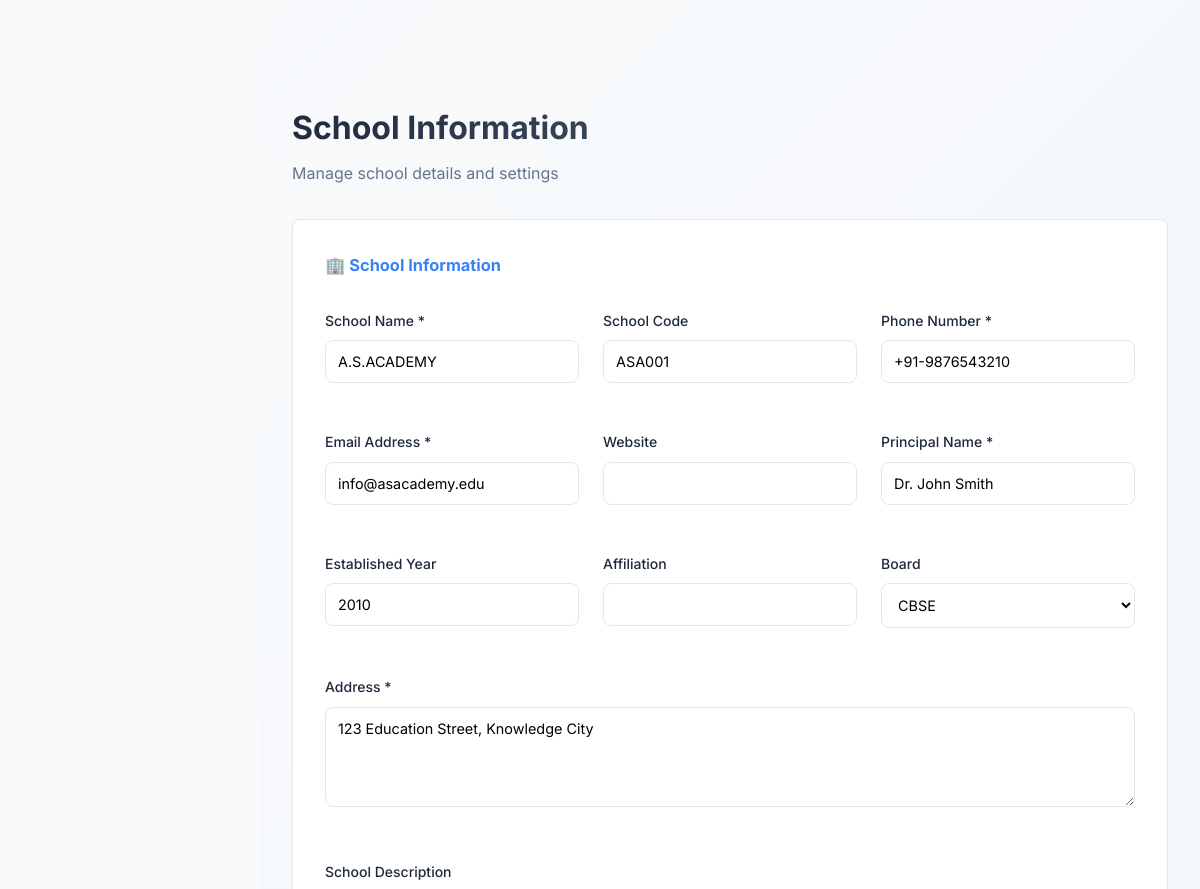
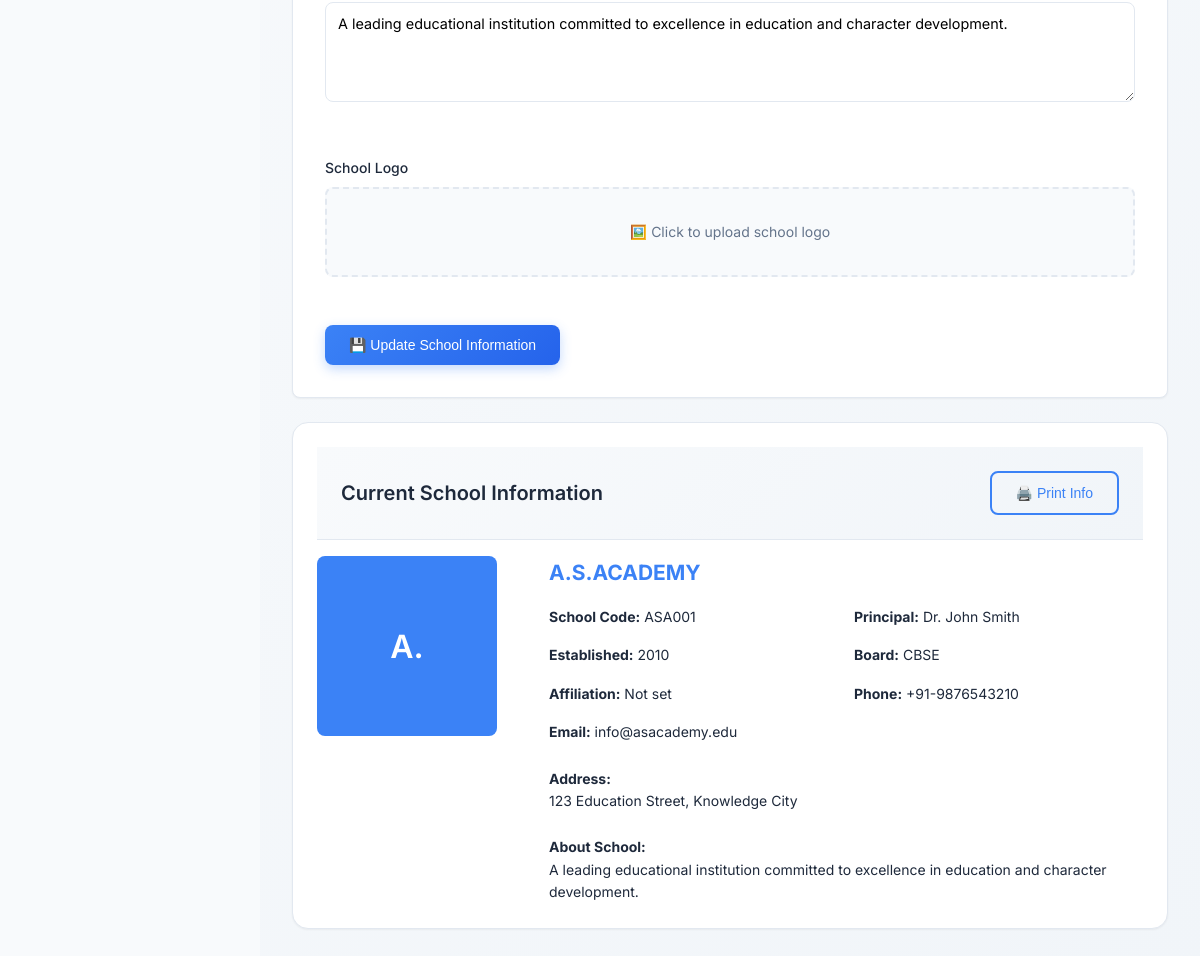
The app's page /school_management_system/admin/school_info.php (signed in) with its own data (2 pictures, top to bottom).
### tables this page shows
CREATE TABLE school_info (
    id INT PRIMARY KEY AUTO_INCREMENT,
    school_name VARCHAR(200) NOT NULL,
    school_code VARCHAR(50),
    address TEXT,
    phone VARCHAR(20),
    email VARCHAR(100),
    website VARCHAR(100),
    principal_name VARCHAR(100),
    logo VARCHAR(255),
    established_year YEAR,
    affiliation VARCHAR(100),
    board VARCHAR(100),
    description TEXT,
    created_at TIMESTAMP DEFAULT CURRENT_TIMESTAMP,
    updated_at TIMESTAMP DEFAULT CURRENT_TIMESTAMP ON UPDATE CURRENT_TIMESTAMP
);

### school_management_system/admin/school_info.php (the view, shortened to what this page needs)
<?php
require_once '../config/database.php';
$stmt = $pdo->prepare("SELECT * FROM school_info WHERE id = 1");
$stmt->execute();
$school = $stmt->fetch();
?>
<!DOCTYPE html>
<html lang="en">
<head>
    <link rel="stylesheet" href="../assets/css/style.css">
    <link rel="stylesheet" href="../assets/css/modern-ui.css">
    <link rel="stylesheet" href="https://cdn.jsdelivr.net/npm/bootstrap-icons@1.10.0/font/bootstrap-icons.css">
</head>
<body>
    <div class="wrapper">
        <div class="main-content">
            <div class="content-wrapper fade-in">
                <div class="page-header">
                    <h1 class="page-title">School Information</h1>
                    <p class="page-subtitle">Manage school details and settings</p>
                </div>
                <div class="form-container">
                    <form method="POST" enctype="multipart/form-data">
                        <h3 style="margin-bottom: 2rem; color: var(--primary-color);">🏢 School Information</h3>
                        <div class="form-grid">
                            <div class="form-group">
                                <label class="form-label">School Name *</label>
                                <input type="text" name="school_name" class="form-input" required
                                       value="<?php echo htmlspecialchars($school['school_name'] ?? ''); ?>">
                            </div>
                            <div class="form-group">
                                <label class="form-label">School Code</label>
                                <input type="text" name="school_code" class="form-input"
                                       value="<?php echo htmlspecialchars($school['school_code'] ?? ''); ?>">
                            </div>
                            <div class="form-group">
                                <label class="form-label">Phone Number *</label>
                                <input type="tel" name="phone" class="form-input" required
                                       value="<?php echo htmlspecialchars($school['phone'] ?? ''); ?>">
                            </div>
                            <div class="form-group">
                                <label class="form-label">Email Address *</label>
                                <input type="email" name="email" class="form-input" required
                                       value="<?php echo htmlspecialchars($school['email'] ?? ''); ?>">
                            </div>
                            <div class="form-group">
                                <label class="form-label">Website</label>
                                <input type="url" name="website" class="form-input"
                                       value="<?php echo htmlspecialchars($school['website'] ?? ''); ?>">
                            </div>
                            <div class="form-group">
                                <label class="form-label">Principal Name *</label>
                                <input type="text" name="principal_name" class="form-input" required
                                       value="<?php echo htmlspecialchars($school['principal_name'] ?? ''); ?>">
                            </div>
                            <div class="form-group">
                                <label class="form-label">Established Year</label>
                                <input type="number" name="established_year" class="form-input" min="1900" max="<?php echo date('Y'); ?>"
                                       value="<?php echo htmlspecialchars($school['established_year'] ?? ''); ?>">
                            </div>
                            <div class="form-group">
                                <label class="form-label">Affiliation</label>
                                <input type="text" name="affiliation" class="form-input"
                                       value="<?php echo htmlspecialchars($school['affiliation'] ?? ''); ?>">
                            </div>
                            <div class="form-group">
                                <label class="form-label">Board</label>
                                <select name="board" class="form-select">
                                    <option value="CBSE" <?php echo (isset($school) && $school['board'] == 'CBSE') ? 'selected' : ''; ?>>CBSE</option>
                                </select>
                            </div>
                            <div class="form-group" style="grid-column: 1 / -1;">
                                <label class="form-label">Address *</label>
                                <textarea name="address" class="form-textarea" required><?php echo htmlspecialchars($school['address'] ?? ''); ?></textarea>
                            </div>
                            <div class="form-group" style="grid-column: 1 / -1;">
                                <label class="form-label">School Description</label>
                                <textarea name="description" class="form-textarea" rows="4"><?php echo htmlspecialchars($school['description'] ?? ''); ?></textarea>
                            </div>
                            <div class="form-group" style="grid-column: 1 / -1;">
                                <label class="form-label">School Logo</label>
                                <div class="file-upload">
                                    <label class="file-upload-label">
                                        🖼️ Click to upload school logo
                                    </label>
                                </div>
                            </div>
                        </div>
                        <div class="mt-3">
                            <button type="submit" name="update_school_info" class="btn btn-primary">💾 Update School Information</button>
                        </div>
                    </form>
                </div>
                <div class="card mt-3">
                    <div class="card-header">
                        <h3 class="card-title">Current School Information</h3>
                        <button class="btn btn-outline" onclick="printSection('schoolPreview')">🖨️ Print Info</button>
                    </div>
                    <div id="schoolPreview">
                        <?php if ($school): ?>
                            <div style="display: grid; grid-template-columns: 200px 1fr; gap: 2rem;">
                                <div class="text-center">
                                    <?php if ($school['logo']): ?>
                                        <img src="../uploads/<?php echo $school['logo']; ?>"
                                             alt="School Logo" style="max-width: 180px; border-radius: var(--border-radius);">
                                    <?php else: ?>
                                        <div style="width: 180px; height: 180px; background: var(--primary-color); border-radius: var(--border-radius); display: flex; align-items: center; justify-content: center; color: white; font-size: 2rem; font-weight: 600;">
                                            <?php echo strtoupper(substr($school['school_name'], 0, 2)); ?>
                                        </div>
                                    <?php endif; ?>
                                </div>
                                <div>
                                    <h2 style="color: var(--primary-color); margin-bottom: 1rem;"><?php echo htmlspecialchars($school['school_name']); ?></h2>
                                    <div style="display: grid; grid-template-columns: repeat(auto-fit, minmax(250px, 1fr)); gap: 1rem;">
                                        <div><strong>School Code:</strong> <?php echo htmlspecialchars($school['school_code'] ?: 'Not set'); ?></div>
                                        <div><strong>Principal:</strong> <?php echo htmlspecialchars($school['principal_name']); ?></div>
                                        <div><strong>Established:</strong> <?php echo htmlspecialchars($school['established_year'] ?: 'Not set'); ?></div>
                                        <div><strong>Board:</strong> <?php echo htmlspecialchars($school['board'] ?: 'Not set'); ?></div>
                                        <div><strong>Affiliation:</strong> <?php echo htmlspecialchars($school['affiliation'] ?: 'Not set'); ?></div>
                                        <div><strong>Phone:</strong> <?php echo htmlspecialchars($school['phone']); ?></div>
                                        <div><strong>Email:</strong> <?php echo htmlspecialchars($school['email']); ?></div>
                                    </div>
                                    <?php if ($school['address']): ?>
                                        <div style="margin-top: 1.5rem;">
                                            <strong>Address:</strong><br>
                                            <?php echo nl2br(htmlspecialchars($school['address'])); ?>
                                        </div>
                                    <?php endif; ?>
                                    <?php if ($school['description']): ?>
                                        <div style="margin-top: 1.5rem;">
                                            <strong>About School:</strong><br>
                                            <?php echo nl2br(htmlspecialchars($school['description'])); ?>
                                        </div>
                                    <?php endif; ?>
                                </div>
                            </div>
                        <?php else: ?>
                            <p class="text-center">No school information available. Please add school details.</p>
                        <?php endif; ?>
                    </div>
                </div>
            </div>
        </div>
    </div>
</body>
</html>

### school_management_system/assets/css/style.css (style rules this page uses)
:root { --primary-color: #3b82f6; --primary-dark: #1d4ed8; --secondary-color: #64748b; --success-color: #10b981; --warning-color: #f59e0b; --danger-color: #ef4444; --light-color: #f8fafc; --dark-color: #1e293b; --border-color: #e2e8f0; --text-primary: #1e293b; --text-secondary: #64748b; --sidebar-width: 280px; --header-height: 70px; --border-radius: 8px; --shadow-sm: 0 1px 2px 0 rgba(0, 0, 0, 0.05); --shadow-md: 0 4px 6px -1px rgba(0, 0, 0, 0.1), 0 2px 4px -1px rgba(0, 0, 0, 0.06); --shadow-lg: 0 10px 15px -3px rgba(0, 0, 0, 0.1), 0 4px 6px -2px rgba(0, 0, 0, 0.05); }
* { margin: 0; padding: 0; box-sizing: border-box; }
body { font-family: 'Inter', sans-serif; background-color: var(--light-color); color: var(--text-primary); line-height: 1.6; font-size: 14px; }
.wrapper { display: flex; width: 100%; align-items: stretch; }
.main-content { flex: 1; margin-left: 280px; padding-top: var(--header-height); min-height: 100vh; }
.content-wrapper { padding: 2rem; }
.page-header { margin-bottom: 2rem; }
.page-title { font-size: 2rem; font-weight: 600; color: var(--text-primary); margin-bottom: 0.5rem; }
.page-subtitle { color: var(--text-secondary); margin-bottom: 0; }
.page-title { font-size: 1.875rem; font-weight: 700; color: var(--text-primary); margin-bottom: 0.5rem; }
.page-subtitle { color: var(--text-secondary); font-size: 1rem; }
.form-container { background: white; border-radius: var(--border-radius); padding: 2rem; box-shadow: var(--shadow-sm); border: 1px solid var(--border-color); }
.form-grid { display: grid; grid-template-columns: repeat(auto-fit, minmax(300px, 1fr)); gap: 1.5rem; }
.form-group { margin-bottom: 1.5rem; }
.form-label { display: block; margin-bottom: 0.5rem; font-weight: 500; color: var(--text-primary); }
.form-input, .form-select, .form-textarea { width: 100%; padding: 0.75rem; border: 1px solid var(--border-color); border-radius: var(--border-radius); font-size: 0.9rem; transition: border-color 0.3s ease; font-family: inherit; }
.form-textarea { resize: vertical; min-height: 100px; }
.btn { display: inline-flex; align-items: center; gap: 0.5rem; padding: 0.75rem 1.5rem; border: none; border-radius: var(--border-radius); font-size: 0.9rem; font-weight: 500; text-decoration: none; cursor: pointer; transition: all 0.3s ease; text-align: center; }
.btn-primary { background: var(--primary-color); color: white; }
.btn-outline { background: transparent; border: 1px solid var(--border-color); color: var(--text-primary); }
.card { background: white; border-radius: var(--border-radius); padding: 1.5rem; box-shadow: var(--shadow-sm); border: 1px solid var(--border-color); margin-bottom: 1.5rem; }
.card-header { display: flex; justify-content: space-between; align-items: center; margin-bottom: 1rem; padding-bottom: 1rem; border-bottom: 1px solid var(--border-color); }
.card-title { font-size: 1.25rem; font-weight: 600; color: var(--text-primary); }
.mt-3 { margin-top: 1.5rem; }
.text-center { text-align: center; }
.fade-in { animation: slideIn 0.3s ease-out; }
.file-upload { position: relative; display: inline-block; width: 100%; }
.file-upload-label { display: flex; align-items: center; justify-content: center; padding: 2rem; border: 2px dashed var(--border-color); border-radius: var(--border-radius); background: var(--light-color); cursor: pointer; transition: all 0.3s ease; text-align: center; color: var(--text-secondary); }
.form-control, .form-select { width: 100%; padding: 0.75rem; border: 1px solid var(--border-color); border-radius: var(--border-radius); font-size: 0.9rem; transition: border-color 0.3s ease; font-family: inherit; background: white; }

### records on screen
school_info: school_name "A.S.ACADEMY", school_code "ASA001", phone "+91-9876543210", email "info@asacademy.edu", principal_name "Dr. John Smith", established_year "2010", board "CBSE", address "123 Education Street, Knowledge City", description "A leading educational institution committed to excellence in education and character development.", school_name "A.", affiliation "Not set"
